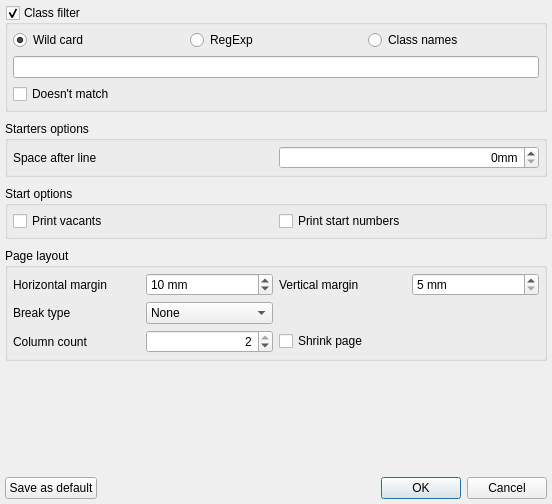
<?xml version="1.0" encoding="UTF-8"?>
<ui version="4.0">
 <class>Runs::ReportOptionsDialog</class>
 <widget class="QDialog" name="Runs::ReportOptionsDialog">
  <property name="geometry">
   <rect>
    <x>0</x>
    <y>0</y>
    <width>552</width>
    <height>504</height>
   </rect>
  </property>
  <property name="windowTitle">
   <string>Dialog</string>
  </property>
  <layout class="QVBoxLayout" name="verticalLayout">
   <property name="spacing">
    <number>9</number>
   </property>
   <property name="leftMargin">
    <number>5</number>
   </property>
   <property name="topMargin">
    <number>5</number>
   </property>
   <property name="rightMargin">
    <number>5</number>
   </property>
   <property name="bottomMargin">
    <number>5</number>
   </property>
   <item>
    <widget class="QGroupBox" name="grpClassFilter">
     <property name="title">
      <string>Class filter</string>
     </property>
     <property name="checkable">
      <bool>true</bool>
     </property>
     <property name="checked">
      <bool>true</bool>
     </property>
     <layout class="QGridLayout" name="gridLayout">
      <property name="leftMargin">
       <number>5</number>
      </property>
      <property name="topMargin">
       <number>5</number>
      </property>
      <property name="rightMargin">
       <number>5</number>
      </property>
      <property name="bottomMargin">
       <number>5</number>
      </property>
      <item row="0" column="1">
       <widget class="QRadioButton" name="btRegExp">
        <property name="toolTip">
         <string>Posix regular expression</string>
        </property>
        <property name="text">
         <string>RegExp</string>
        </property>
       </widget>
      </item>
      <item row="0" column="0">
       <widget class="QRadioButton" name="btWildCard">
        <property name="toolTip">
         <string>An question mark (?) in pattern stands for (matches) any single character; a asterisk (*) matches any sequence of zero or more characters.</string>
        </property>
        <property name="text">
         <string>Wild card</string>
        </property>
        <property name="checked">
         <bool>true</bool>
        </property>
       </widget>
      </item>
      <item row="2" column="0" colspan="2">
       <widget class="QCheckBox" name="chkClassFilterDoesntMatch">
        <property name="text">
         <string>Doesn't match</string>
        </property>
       </widget>
      </item>
      <item row="0" column="2">
       <widget class="QRadioButton" name="btClassNames">
        <property name="toolTip">
         <string>Coma delimited list of class names</string>
        </property>
        <property name="text">
         <string>Class names</string>
        </property>
       </widget>
      </item>
      <item row="1" column="0" colspan="3">
       <widget class="QLineEdit" name="edFilter"/>
      </item>
     </layout>
    </widget>
   </item>
   <item>
    <widget class="QGroupBox" name="grpStartersOptions">
     <property name="title">
      <string>Starters options</string>
     </property>
     <layout class="QHBoxLayout" name="horizontalLayout_3">
      <property name="leftMargin">
       <number>5</number>
      </property>
      <property name="topMargin">
       <number>5</number>
      </property>
      <property name="rightMargin">
       <number>5</number>
      </property>
      <property name="bottomMargin">
       <number>5</number>
      </property>
      <item>
       <widget class="QLabel" name="label_2">
        <property name="text">
         <string>Space after line</string>
        </property>
       </widget>
      </item>
      <item>
       <widget class="QSpinBox" name="edStartersOptionsLineSpacing">
        <property name="alignment">
         <set>Qt::AlignRight|Qt::AlignTrailing|Qt::AlignVCenter</set>
        </property>
        <property name="suffix">
         <string>mm</string>
        </property>
        <property name="maximum">
         <number>100</number>
        </property>
       </widget>
      </item>
     </layout>
    </widget>
   </item>
   <item>
    <widget class="QGroupBox" name="grpStartOptions">
     <property name="title">
      <string>Start options</string>
     </property>
     <layout class="QHBoxLayout" name="horizontalLayout">
      <property name="leftMargin">
       <number>5</number>
      </property>
      <property name="topMargin">
       <number>5</number>
      </property>
      <property name="rightMargin">
       <number>5</number>
      </property>
      <property name="bottomMargin">
       <number>5</number>
      </property>
      <item>
       <widget class="QCheckBox" name="chkStartOpts_PrintVacants">
        <property name="text">
         <string>Print vacants</string>
        </property>
       </widget>
      </item>
      <item>
       <widget class="QCheckBox" name="chkStartOpts_PrintStartNumbers">
        <property name="text">
         <string>Print start numbers</string>
        </property>
       </widget>
      </item>
     </layout>
    </widget>
   </item>
   <item>
    <widget class="QGroupBox" name="groupBox">
     <property name="title">
      <string>Page layout</string>
     </property>
     <layout class="QGridLayout" name="gridLayout_3">
      <property name="leftMargin">
       <number>5</number>
      </property>
      <property name="topMargin">
       <number>5</number>
      </property>
      <property name="rightMargin">
       <number>5</number>
      </property>
      <property name="bottomMargin">
       <number>5</number>
      </property>
      <item row="1" column="0">
       <widget class="QLabel" name="label">
        <property name="text">
         <string>Break type</string>
        </property>
       </widget>
      </item>
      <item row="2" column="2" colspan="2">
       <widget class="QCheckBox" name="chkShirinkPageWidthToColumnCount">
        <property name="toolTip">
         <string>Shrink page width to column count</string>
        </property>
        <property name="text">
         <string>Shrink page</string>
        </property>
       </widget>
      </item>
      <item row="1" column="1">
       <widget class="QComboBox" name="cbxBreakAfterClassType">
        <item>
         <property name="text">
          <string>None</string>
         </property>
        </item>
        <item>
         <property name="text">
          <string>Column</string>
         </property>
        </item>
        <item>
         <property name="text">
          <string>Page</string>
         </property>
        </item>
       </widget>
      </item>
      <item row="2" column="1">
       <widget class="QSpinBox" name="edColumnCount">
        <property name="alignment">
         <set>Qt::AlignRight|Qt::AlignTrailing|Qt::AlignVCenter</set>
        </property>
        <property name="minimum">
         <number>1</number>
        </property>
        <property name="maximum">
         <number>2</number>
        </property>
        <property name="value">
         <number>2</number>
        </property>
       </widget>
      </item>
      <item row="2" column="0">
       <widget class="QLabel" name="label_3">
        <property name="text">
         <string>Column count</string>
        </property>
       </widget>
      </item>
      <item row="0" column="0">
       <widget class="QLabel" name="label_5">
        <property name="text">
         <string>Horizontal margin</string>
        </property>
       </widget>
      </item>
      <item row="0" column="1">
       <widget class="QSpinBox" name="edHorizontalMargin">
        <property name="suffix">
         <string> mm</string>
        </property>
        <property name="minimum">
         <number>5</number>
        </property>
        <property name="singleStep">
         <number>5</number>
        </property>
        <property name="value">
         <number>10</number>
        </property>
       </widget>
      </item>
      <item row="0" column="2">
       <widget class="QLabel" name="label_4">
        <property name="text">
         <string>Vertical margin</string>
        </property>
       </widget>
      </item>
      <item row="0" column="3">
       <widget class="QSpinBox" name="edVerticalMargin">
        <property name="suffix">
         <string> mm</string>
        </property>
        <property name="minimum">
         <number>5</number>
        </property>
        <property name="singleStep">
         <number>5</number>
        </property>
        <property name="value">
         <number>5</number>
        </property>
       </widget>
      </item>
     </layout>
    </widget>
   </item>
   <item>
    <spacer name="verticalSpacer">
     <property name="orientation">
      <enum>Qt::Vertical</enum>
     </property>
     <property name="sizeHint" stdset="0">
      <size>
       <width>20</width>
       <height>40</height>
      </size>
     </property>
    </spacer>
   </item>
   <item>
    <layout class="QHBoxLayout" name="horizontalLayout_2">
     <item>
      <widget class="QPushButton" name="btSaveAsDefault">
       <property name="text">
        <string>Save as default</string>
       </property>
      </widget>
     </item>
     <item>
      <widget class="QDialogButtonBox" name="buttonBox">
       <property name="orientation">
        <enum>Qt::Horizontal</enum>
       </property>
       <property name="standardButtons">
        <set>QDialogButtonBox::Cancel|QDialogButtonBox::Ok</set>
       </property>
      </widget>
     </item>
    </layout>
   </item>
  </layout>
 </widget>
 <tabstops>
  <tabstop>grpClassFilter</tabstop>
  <tabstop>btWildCard</tabstop>
  <tabstop>btRegExp</tabstop>
  <tabstop>btClassNames</tabstop>
  <tabstop>chkClassFilterDoesntMatch</tabstop>
  <tabstop>edStartersOptionsLineSpacing</tabstop>
  <tabstop>chkStartOpts_PrintVacants</tabstop>
  <tabstop>chkStartOpts_PrintStartNumbers</tabstop>
  <tabstop>cbxBreakAfterClassType</tabstop>
  <tabstop>edColumnCount</tabstop>
  <tabstop>chkShirinkPageWidthToColumnCount</tabstop>
  <tabstop>btSaveAsDefault</tabstop>
  <tabstop>edFilter</tabstop>
 </tabstops>
 <resources/>
 <connections>
  <connection>
   <sender>buttonBox</sender>
   <signal>accepted()</signal>
   <receiver>Runs::ReportOptionsDialog</receiver>
   <slot>accept()</slot>
   <hints>
    <hint type="sourcelabel">
     <x>248</x>
     <y>254</y>
    </hint>
    <hint type="destinationlabel">
     <x>157</x>
     <y>274</y>
    </hint>
   </hints>
  </connection>
  <connection>
   <sender>buttonBox</sender>
   <signal>rejected()</signal>
   <receiver>Runs::ReportOptionsDialog</receiver>
   <slot>reject()</slot>
   <hints>
    <hint type="sourcelabel">
     <x>316</x>
     <y>260</y>
    </hint>
    <hint type="destinationlabel">
     <x>286</x>
     <y>274</y>
    </hint>
   </hints>
  </connection>
 </connections>
</ui>
